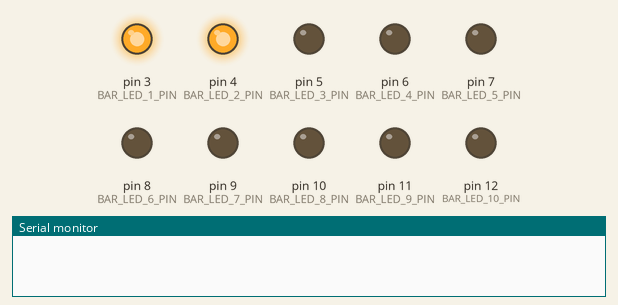
This sketch was run on a simulated Arduino Uno, built with avr-gcc and run on an emulated ATmega328P. Parts: output pins drawn as LEDs (lit = HIGH), the last lines printed to the serial monitor. Random numbers use the default seed unless the sketch sets one.

Above: at 0.15 s.
At 17.0 s:
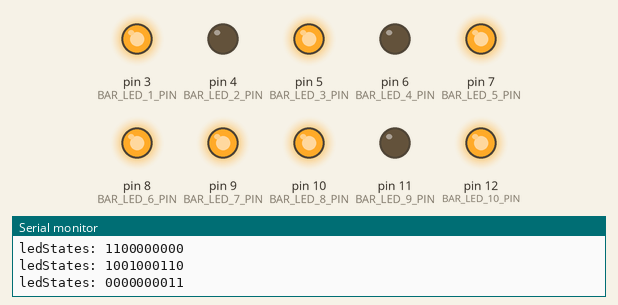
At 35.7 s:
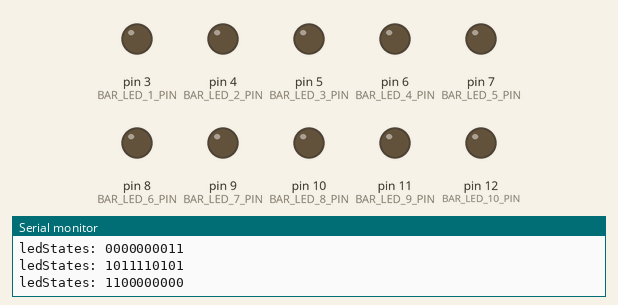
Timing chart, 0 to 37.2 s (numbered marks = the images above):
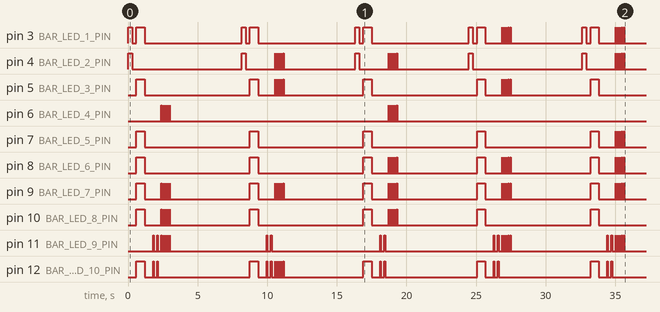

Measured:
- by itself, pin 3 (BAR_LED_1_PIN): LOW → HIGH at 0.00 s, → LOW 0.30 s later, → HIGH 0.30 s later, → LOW 0.60 s later, … (40 changes in this stretch)
- by itself, pin 4 (BAR_LED_2_PIN): LOW → HIGH at 0.00 s, → LOW 0.30 s later, → HIGH 7.9 s later, → LOW 0.30 s later, … (40 changes in this stretch)
- by itself, pin 6 (BAR_LED_4_PIN): goes 4 × (HIGH 0.01 s, LOW 0.14 s), HIGH 0.01 s, LOW 15.7 s, 4 × (HIGH 0.01 s, LOW 0.14 s), HIGH 0.01 s, then LOW
- by itself, pin 7 (BAR_LED_5_PIN): goes 4 × (HIGH 0.60 s, LOW 7.6 s), HIGH 0.60 s, LOW 1.2 s, 4 × (HIGH 0.01 s, LOW 0.14 s), HIGH 0.01 s, then LOW
- by itself, pin 8 (BAR_LED_6_PIN): LOW → HIGH at 0.60 s, → LOW 0.60 s later, → HIGH 7.6 s later, → LOW 0.60 s later, … (40 changes in this stretch)
- by itself, pin 9 (BAR_LED_7_PIN): repeats every 8.2 s: LOW 1.2 s, 4 × (HIGH 0.01 s, LOW 0.14 s), HIGH 0.01 s, LOW 5.7 s, HIGH 0.60 s
- by itself, pin 5 (BAR_LED_3_PIN): repeats every 16.3 s: LOW 7.6 s, HIGH 0.60 s, LOW 1.2 s, 4 × (HIGH 0.01 s, LOW 0.14 s), HIGH 0.01 s, LOW 5.7 s, HIGH 0.60 s
- by itself, pin 10 (BAR_LED_8_PIN): repeats every 16.3 s: LOW 1.2 s, 4 × (HIGH 0.01 s, LOW 0.14 s), HIGH 0.01 s, LOW 5.7 s, HIGH 0.60 s, LOW 7.6 s, HIGH 0.60 s

The sketch:

BitsToBarLeds.ino
```cpp
/* Author: Jake O'Brien
  Date: 31/03/2021
  This code's purpose is to run a specific sequence of Binary numbers displayed as LEDs on the BAR LED all for specific
  amounts of time. */

#include <ee108.h>                                                                                          // include ee.108 library
int BarLEDs_SOLID(int, int, int);                                                                           // variables declared
int BarLEDs_BLINK(int, int, int, int);
int BarLEDs_PRINT(int);
int LED_ON_MS_BLINK1 = 50;
int LED_OFF_MS_BLINK1 = 250;
int LED_ON_MS_BLINK2 = 10;
int LED_OFF_MS_BLINK2 = 140;
const int BAUD_RATE = 9600;
int DURATION_BRIGHT = 300;
int unsigned ledStates;
int TOTAL_LOOPS_1 = 2;
int TOTAL_LOOPS_2 = 5;
const int END_OF_LOOP_BREAK_MS = 5000;

void setup() {
  Serial.begin(BAUD_RATE);                                                                                // the rate at which serial monitor runs
  for (int m = 0; m <= 9; m++)                                                                            // for loop to run through bar LED
    pinMode(3 + m, OUTPUT);
}

void loop() {
  int INTEGER_FOR_BINARY_1 = 3;                                                                           // decimal forms declared
  int INTEGER_FOR_BINARY_2 = 757;
  int INTEGER_FOR_BINARY_3 = 768;
  int INTEGER_FOR_BINARY_4 = random(1, 1023);

  BarLEDs_SOLID(INTEGER_FOR_BINARY_1, DURATION_BRIGHT);                                                   // functions called, with variables implemented in parameters
  BarLEDs_PRINT(INTEGER_FOR_BINARY_1);

  int DURATION_BRIGHT_DOUBLE = DURATION_BRIGHT * 2;                                                       // second function on and off time is double the first function time
  BarLEDs_SOLID(INTEGER_FOR_BINARY_2, DURATION_BRIGHT_DOUBLE);
  BarLEDs_PRINT(INTEGER_FOR_BINARY_2);

  BarLEDs_BLINK(INTEGER_FOR_BINARY_3, LED_ON_MS_BLINK1, LED_OFF_MS_BLINK1, TOTAL_LOOPS_1);
  BarLEDs_PRINT(INTEGER_FOR_BINARY_3);

  BarLEDs_BLINK(INTEGER_FOR_BINARY_4, LED_ON_MS_BLINK2, LED_OFF_MS_BLINK2, TOTAL_LOOPS_2);
  BarLEDs_PRINT(INTEGER_FOR_BINARY_4);
  delay(END_OF_LOOP_BREAK_MS);                                                                           // delay for end of loop
}

int BarLEDs_SOLID(int INTEGER_FOR_BINARY, int DURATION_BRIGHT) {                                         // function for first two solid flashes, with three parameters
  for (int BIT = 0; BIT <= 9; BIT++) {                                                                   // for BIT range of 10
    ledStates = bitRead(INTEGER_FOR_BINARY, BIT);                                                        // led states equals the bitRead of (the integer, incrementing BIT)
    if (ledStates == 1) {                                                                                // if ledState equals 1, light BAR up
      digitalWrite(BAR_LED_1_PIN + BIT, HIGH);
    }
    else {                                                                                               // otherwise, keep the off
      digitalWrite(BAR_LED_1_PIN + BIT, LOW);
    }
  }
  delay(DURATION_BRIGHT);                                                                                // delay on time by 300ms
  for (int i = 0; i <= 9; i++) {                                                                         // for the 9 BARs, keep the off (turns off)
    digitalWrite(BAR_LED_1_PIN + i, LOW);
  }
  delay(DURATION_BRIGHT);                                                                                // delay off time by 300 ms
  return ledStates;                                                                                      // return ledStates
}

int BarLEDs_BLINK(int INTEGER_FOR_BINARY, int LED_ON_MS_BLINK, int LED_OFF_MS_BLINK, int TOTAL_LOOPS) {  // function for two last blink flashes, with four parameters
  int s = 0;                                                                                             // s=0 declared
  while (s < TOTAL_LOOPS) {                                                                              // while s is less than parameter fro total amount of loops
    for (int BIT = 0; BIT <= 9; BIT++) {                                                                 // for BIT range of 10
      ledStates = bitRead(INTEGER_FOR_BINARY, BIT);                                                      // led states equals the bitRead of (the integer, incrementing BIT)
      if (ledStates == 1) {
        digitalWrite(BAR_LED_1_PIN + BIT, HIGH);
      }
      else {
        digitalWrite(BAR_LED_1_PIN + BIT, LOW);
      }
    }
    delay(LED_ON_MS_BLINK);                                                                              // delay by on time
    for (int i = 0; i <= 9; i++) {
      digitalWrite(BAR_LED_1_PIN + i, LOW);
    }
    delay(LED_OFF_MS_BLINK);                                                                             // delay by off time
    s++;                                                                                                 // incrementing by one each time
  }
  return ledStates;
}

int BarLEDs_PRINT(int INTEGER_FOR_BINARY) {                                                              // function for printing, with one parameter
  Serial.print("ledStates: ");                                                                           // print "ledStates: "
  for (int BIT = 9; BIT >= 0; BIT--) {
    ledStates = bitRead(INTEGER_FOR_BINARY, BIT);
    Serial.print(ledStates);                                                                             // print binary number
  }
  Serial.println(" ");                                                                                   // print gap in new line
  return 0;                                                                                              // return nothing
}
```

ee108.h
```cpp
/**
 * Header file with common constants and functions required for EE108 daughterboard
 * used with Arduino Uno.
 */

#include <ee108_constants.h>
#include <ee108_switches.h>
#include <ee108_printf.h>
```

ee108_constants.h
```cpp
/**
 * Header file with common constants and functions required for EE108 daughterboard
 * used with Arduino Uno.
 */

#ifndef __EE108_CONSTANTS_H // prevent multiple inclusion
#define __EE108_CONSTANTS_H

#include <Arduino.h>

// Analog input pins used by daughterboard

#define POT_PIN				A0
#define AUDIO_IN_PIN		A1
#define TEMP_SENSOR_PIN		A2
#define LDR_PIN				A2

// -----------------------------------------------------------------------
// digital switch inputs
// -----------------------------------------------------------------------

// switch pins...
// IMPLEMENTATION NOTE: the literal pin numbers 18,19 are NOT portable to a different arduino board but are required
// so that the constants SW1_PIN and SW2_PIN can be used in a global initializer in ee108_switches.c
// The symbols A5 and A4 are not considered to be truly constant by the compiler
#define SW1_PIN		19 /* A5 */
#define SW2_PIN		18 /* A4 */

// active (pressed) or inactive (not pressed) for active-low switches
#define SW_ACTIVE	LOW
#define SW_INACTIVE	HIGH

// -----------------------------------------------------------------------
// ordinary LEDs
// -----------------------------------------------------------------------

// red
#define LED1_PIN		A3
// green
#define LED2_PIN		2

// -----------------------------------------------------------------------
// Bar LEDs
// -----------------------------------------------------------------------

#define NUM_BAR_LEDS	10

#define BAR_LED_1_PIN	3
#define BAR_LED_2_PIN	4
#define BAR_LED_3_PIN	5
#define BAR_LED_4_PIN	6
#define BAR_LED_5_PIN	7
#define BAR_LED_6_PIN	8
#define BAR_LED_7_PIN	9
#define BAR_LED_8_PIN	10
#define BAR_LED_9_PIN	11
#define BAR_LED_10_PIN	12

// -----------------------------------------------------------------------
// 7-segment LEDs
// -----------------------------------------------------------------------

#define SEG_DP_PIN	12
#define SEG_A_PIN	11
#define SEG_B_PIN	10
#define SEG_C_PIN	9
#define SEG_D_PIN	8
#define SEG_E_PIN	7
#define SEG_F_PIN	6
#define SEG_G_PIN	5

// -----------------------------------------------------------------------
// bit constants
// -----------------------------------------------------------------------

/**
 * it is possible to generate a number representing a particular bit being
 * set to 1 using the Arduino bit macro, e.g.
 *
 *    int value1 = bit(2); // value1 now holds the binary   0000 0000 0000 0100
 *    int value2 = bit(2) | bit(15); // value is now binary 1000 0000 0000 0100
 *
 * These macros involve a runtime calculation which may or may not be optimised
 * away by the compiler. If you need a truly constant value, you can use the
 * following constants in a similar way, e.g.:
 *
 *     int value1 = BIT2; // value1 is binary 0000 0000 0000 0100
 *     int value2 = BIT15 | BIT11 | BIT1 | BIT0; // value2 is binary 1000 1000 0000 0011
 */

#define BIT0	0x1
#define BIT1	0x2
#define BIT2	0x4
#define BIT3	0x8
#define BIT4	0x10
#define BIT5	0x20
#define BIT6	0x40
#define BIT7	0x80
#define BIT8	0x100
#define BIT9	0x200
#define BIT10	0x400
#define BIT11	0x800
#define BIT12	0x1000
#define BIT13	0x2000
#define BIT14	0x4000
#define BIT15	0x8000

#endif // __EE108_CONSTANTS_H
```

ee108_printf.h
```cpp
/**
 * Simulate a subset of ANSI C printf by wrapping Serial.print
 */

#ifndef __EE108_PRINTF_H
#define __EE108_PRINTF_H


#include <Arduino.h>
#include <WString.h>

#ifdef __cplusplus

#include <HardwareSerial.h>


/**
 * print to serial using printf style format string with optional
 * parameters that depend on the format string
 *
 * Example:
 *
 *    int x = 42;
 *    serialPrintf("the value of x is %d\n", x);
 */
void serialPrintf(const char *fmt, ... );

/**
 * print to serial using printf style format string with optional
 * parameters that depend on the format string.
 * This function allows the format string to be stored in flash memory
 * (to save RAM space) by wrapping it with the F() macro.
 *
 * Example:
 *
 *    int x = 42;
 *    serialPrintf(F("[best to store format string in flash] the value of x is %d\n"), x);
 */

void serialPrintf(const __FlashStringHelper *fmt, ... );

#endif


// IMPLEMENTATION NOTE: the following function is only needed by strict C files
// such as some of the files internal to the ee108 library - it is not normally
// needed in sketch code and the ordinary serialPrintf functions above should
// be used instead

#ifdef __cplusplus
extern "C" {
#endif

void serialCPrintf(const char *fmt, ... );

#ifdef __cplusplus
}
#endif


#endif //  __EE108_SWITCHES_H
```

Source omitted: ee108_switches.h (8281 bytes)
